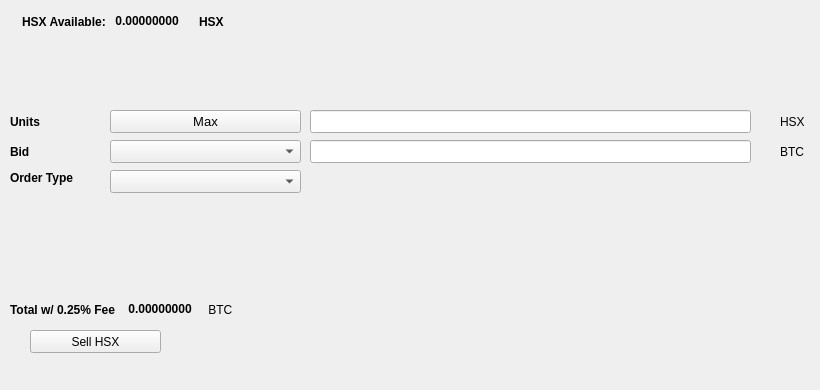
   <widget class="QWidget" name="SellTab">
    <attribute name="title">
     <string>Sell</string>
    </attribute>
    <widget class="QLabel" name="label_16">
     <property name="geometry">
      <rect>
       <x>780</x>
       <y>140</y>
       <width>31</width>
       <height>23</height>
      </rect>
     </property>
     <property name="text">
      <string>BTC</string>
     </property>
    </widget>
    <widget class="QComboBox" name="SellBidcomboBox">
     <property name="geometry">
      <rect>
       <x>110</x>
       <y>140</y>
       <width>191</width>
       <height>23</height>
      </rect>
     </property>
     <property name="font">
      <font>
       <pointsize>10</pointsize>
      </font>
     </property>
    </widget>
    <widget class="QLabel" name="label_18">
     <property name="geometry">
      <rect>
       <x>10</x>
       <y>110</y>
       <width>46</width>
       <height>23</height>
      </rect>
     </property>
     <property name="font">
      <font>
       <weight>75</weight>
       <bold>true</bold>
      </font>
     </property>
     <property name="text">
      <string>Units</string>
     </property>
    </widget>
    <widget class="QPushButton" name="Sell_Max_Amount">
     <property name="geometry">
      <rect>
       <x>110</x>
       <y>110</y>
       <width>191</width>
       <height>23</height>
      </rect>
     </property>
     <property name="font">
      <font>
       <pointsize>10</pointsize>
      </font>
     </property>
     <property name="text">
      <string>Max</string>
     </property>
    </widget>
    <widget class="QLabel" name="label_20">
     <property name="geometry">
      <rect>
       <x>10</x>
       <y>170</y>
       <width>91</width>
       <height>16</height>
      </rect>
     </property>
     <property name="font">
      <font>
       <weight>75</weight>
       <bold>true</bold>
      </font>
     </property>
     <property name="text">
      <string>Order Type</string>
     </property>
    </widget>
    <widget class="QComboBox" name="SellOrdertypeCombo">
     <property name="geometry">
      <rect>
       <x>110</x>
       <y>170</y>
       <width>191</width>
       <height>23</height>
      </rect>
     </property>
     <property name="font">
      <font>
       <pointsize>10</pointsize>
      </font>
     </property>
    </widget>
    <widget class="QLabel" name="label_21">
     <property name="geometry">
      <rect>
       <x>10</x>
       <y>140</y>
       <width>46</width>
       <height>23</height>
      </rect>
     </property>
     <property name="font">
      <font>
       <weight>75</weight>
       <bold>true</bold>
      </font>
     </property>
     <property name="text">
      <string>Bid</string>
     </property>
    </widget>
    <widget class="QLabel" name="label_22">
     <property name="geometry">
      <rect>
       <x>780</x>
       <y>110</y>
       <width>31</width>
       <height>23</height>
      </rect>
     </property>
     <property name="text">
      <string>HSX</string>
     </property>
    </widget>
    <widget class="QLineEdit" name="UnitsInputHSX">
     <property name="geometry">
      <rect>
       <x>310</x>
       <y>110</y>
       <width>441</width>
       <height>23</height>
      </rect>
     </property>
     <property name="font">
      <font>
       <pointsize>9</pointsize>
       <weight>75</weight>
       <bold>true</bold>
      </font>
     </property>
    </widget>
    <widget class="QLineEdit" name="SellBidPriceEdit">
     <property name="geometry">
      <rect>
       <x>310</x>
       <y>140</y>
       <width>441</width>
       <height>23</height>
      </rect>
     </property>
     <property name="font">
      <font>
       <pointsize>9</pointsize>
       <weight>75</weight>
       <bold>true</bold>
      </font>
     </property>
    </widget>
    <widget class="QPushButton" name="SellHSXBTN">
     <property name="geometry">
      <rect>
       <x>30</x>
       <y>330</y>
       <width>131</width>
       <height>23</height>
      </rect>
     </property>
     <property name="text">
      <string>Sell HSX</string>
     </property>
     <property name="icon">
      <iconset resource="../hostxcoin">
       <normaloff>:/icons/bitcoin</normaloff>:/icons/bitcoin</iconset>
     </property>
    </widget>
    <widget class="QWidget" name="layoutWidget3">
     <property name="geometry">
      <rect>
       <x>22</x>
       <y>12</y>
       <width>258</width>
       <height>19</height>
      </rect>
     </property>
     <layout class="QHBoxLayout" name="horizontalLayout">
      <item>
       <widget class="QLabel" name="label232_2">
        <property name="font">
         <font>
          <weight>75</weight>
          <bold>true</bold>
         </font>
        </property>
        <property name="text">
         <string>HSX Available:</string>
        </property>
       </widget>
      </item>
      <item>
       <widget class="QLabel" name="HSXAvailableLabel">
        <property name="palette">
         <palette>
          <active>
           <colorrole role="WindowText">
            <brush brushstyle="SolidPattern">
             <color alpha="255">
              <red>0</red>
              <green>0</green>
              <blue>0</blue>
             </color>
            </brush>
           </colorrole>
           <colorrole role="Button">
            <brush brushstyle="SolidPattern">
             <color alpha="255">
              <red>0</red>
              <green>170</green>
              <blue>0</blue>
             </color>
            </brush>
           </colorrole>
           <colorrole role="Light">
            <brush brushstyle="SolidPattern">
             <color alpha="255">
              <red>0</red>
              <green>255</green>
              <blue>0</blue>
             </color>
            </brush>
           </colorrole>
           <colorrole role="Midlight">
            <brush brushstyle="SolidPattern">
             <color alpha="255">
              <red>0</red>
              <green>212</green>
              <blue>0</blue>
             </color>
            </brush>
           </colorrole>
           <colorrole role="Dark">
            <brush brushstyle="SolidPattern">
             <color alpha="255">
              <red>0</red>
              <green>85</green>
              <blue>0</blue>
             </color>
            </brush>
           </colorrole>
           <colorrole role="Mid">
            <brush brushstyle="SolidPattern">
             <color alpha="255">
              <red>0</red>
              <green>113</green>
              <blue>0</blue>
             </color>
            </brush>
           </colorrole>
           <colorrole role="Text">
            <brush brushstyle="SolidPattern">
             <color alpha="255">
              <red>0</red>
              <green>170</green>
              <blue>0</blue>
             </color>
            </brush>
           </colorrole>
           <colorrole role="BrightText">
            <brush brushstyle="SolidPattern">
             <color alpha="255">
              <red>255</red>
              <green>255</green>
              <blue>255</blue>
             </color>
            </brush>
           </colorrole>
           <colorrole role="ButtonText">
            <brush brushstyle="SolidPattern">
             <color alpha="255">
              <red>0</red>
              <green>0</green>
              <blue>0</blue>
             </color>
            </brush>
           </colorrole>
           <colorrole role="Base">
            <brush brushstyle="SolidPattern">
             <color alpha="255">
              <red>255</red>
              <green>255</green>
              <blue>255</blue>
             </color>
            </brush>
           </colorrole>
           <colorrole role="Window">
            <brush brushstyle="SolidPattern">
             <color alpha="255">
              <red>0</red>
              <green>170</green>
              <blue>0</blue>
             </color>
            </brush>
           </colorrole>
           <colorrole role="Shadow">
            <brush brushstyle="SolidPattern">
             <color alpha="255">
              <red>0</red>
              <green>0</green>
              <blue>0</blue>
             </color>
            </brush>
           </colorrole>
           <colorrole role="AlternateBase">
            <brush brushstyle="SolidPattern">
             <color alpha="255">
              <red>127</red>
              <green>212</green>
              <blue>127</blue>
             </color>
            </brush>
           </colorrole>
           <colorrole role="ToolTipBase">
            <brush brushstyle="SolidPattern">
             <color alpha="255">
              <red>255</red>
              <green>255</green>
              <blue>220</blue>
             </color>
            </brush>
           </colorrole>
           <colorrole role="ToolTipText">
            <brush brushstyle="SolidPattern">
             <color alpha="255">
              <red>0</red>
              <green>0</green>
              <blue>0</blue>
             </color>
            </brush>
           </colorrole>
          </active>
          <inactive>
           <colorrole role="WindowText">
            <brush brushstyle="SolidPattern">
             <color alpha="255">
              <red>0</red>
              <green>0</green>
              <blue>0</blue>
             </color>
            </brush>
           </colorrole>
           <colorrole role="Button">
            <brush brushstyle="SolidPattern">
             <color alpha="255">
              <red>0</red>
              <green>170</green>
              <blue>0</blue>
             </color>
            </brush>
           </colorrole>
           <colorrole role="Light">
            <brush brushstyle="SolidPattern">
             <color alpha="255">
              <red>0</red>
              <green>255</green>
              <blue>0</blue>
             </color>
            </brush>
           </colorrole>
           <colorrole role="Midlight">
            <brush brushstyle="SolidPattern">
             <color alpha="255">
              <red>0</red>
              <green>212</green>
              <blue>0</blue>
             </color>
            </brush>
           </colorrole>
           <colorrole role="Dark">
            <brush brushstyle="SolidPattern">
             <color alpha="255">
              <red>0</red>
              <green>85</green>
              <blue>0</blue>
             </color>
            </brush>
           </colorrole>
           <colorrole role="Mid">
            <brush brushstyle="SolidPattern">
             <color alpha="255">
              <red>0</red>
              <green>113</green>
              <blue>0</blue>
             </color>
            </brush>
           </colorrole>
           <colorrole role="Text">
            <brush brushstyle="SolidPattern">
             <color alpha="255">
              <red>0</red>
              <green>170</green>
              <blue>0</blue>
             </color>
            </brush>
           </colorrole>
           <colorrole role="BrightText">
            <brush brushstyle="SolidPattern">
             <color alpha="255">
              <red>255</red>
              <green>255</green>
              <blue>255</blue>
             </color>
            </brush>
           </colorrole>
           <colorrole role="ButtonText">
            <brush brushstyle="SolidPattern">
             <color alpha="255">
              <red>0</red>
              <green>0</green>
              <blue>0</blue>
             </color>
            </brush>
           </colorrole>
           <colorrole role="Base">
            <brush brushstyle="SolidPattern">
             <color alpha="255">
              <red>255</red>
              <green>255</green>
              <blue>255</blue>
             </color>
            </brush>
           </colorrole>
           <colorrole role="Window">
            <brush brushstyle="SolidPattern">
             <color alpha="255">
              <red>0</red>
              <green>170</green>
              <blue>0</blue>
             </color>
            </brush>
           </colorrole>
           <colorrole role="Shadow">
            <brush brushstyle="SolidPattern">
             <color alpha="255">
              <red>0</red>
              <green>0</green>
              <blue>0</blue>
             </color>
            </brush>
           </colorrole>
           <colorrole role="AlternateBase">
            <brush brushstyle="SolidPattern">
             <color alpha="255">
              <red>127</red>
              <green>212</green>
              <blue>127</blue>
             </color>
            </brush>
           </colorrole>
           <colorrole role="ToolTipBase">
            <brush brushstyle="SolidPattern">
             <color alpha="255">
              <red>255</red>
              <green>255</green>
              <blue>220</blue>
             </color>
            </brush>
           </colorrole>
           <colorrole role="ToolTipText">
            <brush brushstyle="SolidPattern">
             <color alpha="255">
              <red>0</red>
              <green>0</green>
              <blue>0</blue>
             </color>
            </brush>
           </colorrole>
          </inactive>
          <disabled>
           <colorrole role="WindowText">
            <brush brushstyle="SolidPattern">
             <color alpha="255">
              <red>0</red>
              <green>85</green>
              <blue>0</blue>
             </color>
            </brush>
           </colorrole>
           <colorrole role="Button">
            <brush brushstyle="SolidPattern">
             <color alpha="255">
              <red>0</red>
              <green>170</green>
              <blue>0</blue>
             </color>
            </brush>
           </colorrole>
           <colorrole role="Light">
            <brush brushstyle="SolidPattern">
             <color alpha="255">
              <red>0</red>
              <green>255</green>
              <blue>0</blue>
             </color>
            </brush>
           </colorrole>
           <colorrole role="Midlight">
            <brush brushstyle="SolidPattern">
             <color alpha="255">
              <red>0</red>
              <green>212</green>
              <blue>0</blue>
             </color>
            </brush>
           </colorrole>
           <colorrole role="Dark">
            <brush brushstyle="SolidPattern">
             <color alpha="255">
              <red>0</red>
              <green>85</green>
              <blue>0</blue>
             </color>
            </brush>
           </colorrole>
           <colorrole role="Mid">
            <brush brushstyle="SolidPattern">
             <color alpha="255">
              <red>0</red>
              <green>113</green>
              <blue>0</blue>
             </color>
            </brush>
           </colorrole>
           <colorrole role="Text">
            <brush brushstyle="SolidPattern">
             <color alpha="255">
              <red>0</red>
              <green>85</green>
              <blue>0</blue>
             </color>
            </brush>
           </colorrole>
           <colorrole role="BrightText">
            <brush brushstyle="SolidPattern">
             <color alpha="255">
              <red>255</red>
              <green>255</green>
              <blue>255</blue>
             </color>
            </brush>
           </colorrole>
           <colorrole role="ButtonText">
            <brush brushstyle="SolidPattern">
             <color alpha="255">
              <red>0</red>
              <green>85</green>
              <blue>0</blue>
             </color>
            </brush>
           </colorrole>
           <colorrole role="Base">
            <brush brushstyle="SolidPattern">
             <color alpha="255">
              <red>0</red>
              <green>170</green>
              <blue>0</blue>
             </color>
            </brush>
           </colorrole>
           <colorrole role="Window">
            <brush brushstyle="SolidPattern">
             <color alpha="255">
              <red>0</red>
              <green>170</green>
              <blue>0</blue>
             </color>
            </brush>
           </colorrole>
           <colorrole role="Shadow">
            <brush brushstyle="SolidPattern">
             <color alpha="255">
              <red>0</red>
              <green>0</green>
              <blue>0</blue>
             </color>
            </brush>
           </colorrole>
           <colorrole role="AlternateBase">
            <brush brushstyle="SolidPattern">
             <color alpha="255">
              <red>0</red>
              <green>170</green>
              <blue>0</blue>
             </color>
            </brush>
           </colorrole>
           <colorrole role="ToolTipBase">
            <brush brushstyle="SolidPattern">
             <color alpha="255">
              <red>255</red>
              <green>255</green>
              <blue>220</blue>
             </color>
            </brush>
           </colorrole>
           <colorrole role="ToolTipText">
            <brush brushstyle="SolidPattern">
             <color alpha="255">
              <red>0</red>
              <green>0</green>
              <blue>0</blue>
             </color>
            </brush>
           </colorrole>
          </disabled>
         </palette>
        </property>
        <property name="font">
         <font>
          <weight>75</weight>
          <bold>true</bold>
         </font>
        </property>
        <property name="text">
         <string> 0.00000000 </string>
        </property>
        <property name="textInteractionFlags">
         <set>Qt::LinksAccessibleByMouse|Qt::TextSelectableByKeyboard|Qt::TextSelectableByMouse</set>
        </property>
       </widget>
      </item>
      <item>
       <widget class="QLabel" name="labelHSX">
        <property name="font">
         <font>
          <weight>75</weight>
          <bold>true</bold>
         </font>
        </property>
        <property name="text">
         <string>HSX</string>
        </property>
       </widget>
      </item>
     </layout>
    </widget>
    <widget class="QWidget" name="layoutWidget">
     <property name="geometry">
      <rect>
       <x>10</x>
       <y>300</y>
       <width>268</width>
       <height>19</height>
      </rect>
     </property>
     <layout class="QHBoxLayout" name="horizontalLayout_2">
      <item>
       <widget class="QLabel" name="label_19">
        <property name="font">
         <font>
          <weight>75</weight>
          <bold>true</bold>
         </font>
        </property>
        <property name="text">
         <string>Total w/ 0.25% Fee </string>
        </property>
       </widget>
      </item>
      <item>
       <widget class="QLabel" name="SellCostLabel">
        <property name="palette">
         <palette>
          <active>
           <colorrole role="WindowText">
            <brush brushstyle="SolidPattern">
             <color alpha="255">
              <red>0</red>
              <green>0</green>
              <blue>0</blue>
             </color>
            </brush>
           </colorrole>
           <colorrole role="Button">
            <brush brushstyle="SolidPattern">
             <color alpha="255">
              <red>0</red>
              <green>170</green>
              <blue>0</blue>
             </color>
            </brush>
           </colorrole>
           <colorrole role="Light">
            <brush brushstyle="SolidPattern">
             <color alpha="255">
              <red>0</red>
              <green>255</green>
              <blue>0</blue>
             </color>
            </brush>
           </colorrole>
           <colorrole role="Midlight">
            <brush brushstyle="SolidPattern">
             <color alpha="255">
              <red>0</red>
              <green>212</green>
              <blue>0</blue>
             </color>
            </brush>
           </colorrole>
           <colorrole role="Dark">
            <brush brushstyle="SolidPattern">
             <color alpha="255">
              <red>0</red>
              <green>85</green>
              <blue>0</blue>
             </color>
            </brush>
           </colorrole>
           <colorrole role="Mid">
            <brush brushstyle="SolidPattern">
             <color alpha="255">
              <red>0</red>
              <green>113</green>
              <blue>0</blue>
             </color>
            </brush>
           </colorrole>
           <colorrole role="Text">
            <brush brushstyle="SolidPattern">
             <color alpha="255">
              <red>0</red>
              <green>170</green>
              <blue>0</blue>
             </color>
            </brush>
           </colorrole>
           <colorrole role="BrightText">
            <brush brushstyle="SolidPattern">
             <color alpha="255">
              <red>255</red>
              <green>255</green>
              <blue>255</blue>
             </color>
            </brush>
           </colorrole>
           <colorrole role="ButtonText">
            <brush brushstyle="SolidPattern">
             <color alpha="255">
              <red>0</red>
              <green>0</green>
              <blue>0</blue>
             </color>
            </brush>
           </colorrole>
           <colorrole role="Base">
            <brush brushstyle="SolidPattern">
             <color alpha="255">
              <red>255</red>
              <green>255</green>
              <blue>255</blue>
             </color>
            </brush>
           </colorrole>
           <colorrole role="Window">
            <brush brushstyle="SolidPattern">
             <color alpha="255">
              <red>0</red>
              <green>170</green>
              <blue>0</blue>
             </color>
            </brush>
           </colorrole>
           <colorrole role="Shadow">
            <brush brushstyle="SolidPattern">
             <color alpha="255">
              <red>0</red>
              <green>0</green>
              <blue>0</blue>
             </color>
            </brush>
           </colorrole>
           <colorrole role="AlternateBase">
            <brush brushstyle="SolidPattern">
             <color alpha="255">
              <red>127</red>
              <green>212</green>
              <blue>127</blue>
             </color>
            </brush>
           </colorrole>
           <colorrole role="ToolTipBase">
            <brush brushstyle="SolidPattern">
             <color alpha="255">
              <red>255</red>
              <green>255</green>
              <blue>220</blue>
             </color>
            </brush>
           </colorrole>
           <colorrole role="ToolTipText">
            <brush brushstyle="SolidPattern">
             <color alpha="255">
              <red>0</red>
              <green>0</green>
              <blue>0</blue>
             </color>
            </brush>
           </colorrole>
          </active>
          <inactive>
           <colorrole role="WindowText">
            <brush brushstyle="SolidPattern">
             <color alpha="255">
              <red>0</red>
              <green>0</green>
              <blue>0</blue>
             </color>
            </brush>
           </colorrole>
           <colorrole role="Button">
            <brush brushstyle="SolidPattern">
             <color alpha="255">
              <red>0</red>
              <green>170</green>
              <blue>0</blue>
             </color>
            </brush>
           </colorrole>
           <colorrole role="Light">
            <brush brushstyle="SolidPattern">
             <color alpha="255">
              <red>0</red>
              <green>255</green>
              <blue>0</blue>
             </color>
            </brush>
           </colorrole>
           <colorrole role="Midlight">
            <brush brushstyle="SolidPattern">
             <color alpha="255">
              <red>0</red>
              <green>212</green>
              <blue>0</blue>
             </color>
            </brush>
           </colorrole>
           <colorrole role="Dark">
            <brush brushstyle="SolidPattern">
             <color alpha="255">
              <red>0</red>
              <green>85</green>
              <blue>0</blue>
             </color>
            </brush>
           </colorrole>
           <colorrole role="Mid">
            <brush brushstyle="SolidPattern">
             <color alpha="255">
              <red>0</red>
              <green>113</green>
              <blue>0</blue>
             </color>
            </brush>
           </colorrole>
           <colorrole role="Text">
            <brush brushstyle="SolidPattern">
             <color alpha="255">
              <red>0</red>
              <green>170</green>
              <blue>0</blue>
             </color>
            </brush>
           </colorrole>
           <colorrole role="BrightText">
            <brush brushstyle="SolidPattern">
             <color alpha="255">
              <red>255</red>
              <green>255</green>
              <blue>255</blue>
             </color>
            </brush>
           </colorrole>
           <colorrole role="ButtonText">
            <brush brushstyle="SolidPattern">
             <color alpha="255">
              <red>0</red>
              <green>0</green>
              <blue>0</blue>
             </color>
            </brush>
           </colorrole>
           <colorrole role="Base">
            <brush brushstyle="SolidPattern">
             <color alpha="255">
              <red>255</red>
              <green>255</green>
              <blue>255</blue>
             </color>
            </brush>
           </colorrole>
           <colorrole role="Window">
            <brush brushstyle="SolidPattern">
             <color alpha="255">
              <red>0</red>
              <green>170</green>
              <blue>0</blue>
             </color>
            </brush>
           </colorrole>
           <colorrole role="Shadow">
            <brush brushstyle="SolidPattern">
             <color alpha="255">
              <red>0</red>
              <green>0</green>
              <blue>0</blue>
             </color>
            </brush>
           </colorrole>
           <colorrole role="AlternateBase">
            <brush brushstyle="SolidPattern">
             <color alpha="255">
              <red>127</red>
              <green>212</green>
              <blue>127</blue>
             </color>
            </brush>
           </colorrole>
           <colorrole role="ToolTipBase">
            <brush brushstyle="SolidPattern">
             <color alpha="255">
              <red>255</red>
              <green>255</green>
              <blue>220</blue>
             </color>
            </brush>
           </colorrole>
           <colorrole role="ToolTipText">
            <brush brushstyle="SolidPattern">
             <color alpha="255">
              <red>0</red>
              <green>0</green>
              <blue>0</blue>
             </color>
            </brush>
           </colorrole>
          </inactive>
          <disabled>
           <colorrole role="WindowText">
            <brush brushstyle="SolidPattern">
             <color alpha="255">
              <red>0</red>
              <green>85</green>
              <blue>0</blue>
             </color>
            </brush>
           </colorrole>
           <colorrole role="Button">
            <brush brushstyle="SolidPattern">
             <color alpha="255">
              <red>0</red>
              <green>170</green>
              <blue>0</blue>
             </color>
            </brush>
           </colorrole>
           <colorrole role="Light">
            <brush brushstyle="SolidPattern">
             <color alpha="255">
              <red>0</red>
              <green>255</green>
              <blue>0</blue>
             </color>
            </brush>
           </colorrole>
           <colorrole role="Midlight">
            <brush brushstyle="SolidPattern">
             <color alpha="255">
              <red>0</red>
              <green>212</green>
              <blue>0</blue>
             </color>
            </brush>
           </colorrole>
           <colorrole role="Dark">
            <brush brushstyle="SolidPattern">
             <color alpha="255">
              <red>0</red>
              <green>85</green>
              <blue>0</blue>
             </color>
            </brush>
           </colorrole>
           <colorrole role="Mid">
            <brush brushstyle="SolidPattern">
             <color alpha="255">
              <red>0</red>
              <green>113</green>
              <blue>0</blue>
             </color>
            </brush>
           </colorrole>
           <colorrole role="Text">
            <brush brushstyle="SolidPattern">
             <color alpha="255">
              <red>0</red>
              <green>85</green>
              <blue>0</blue>
             </color>
            </brush>
           </colorrole>
           <colorrole role="BrightText">
            <brush brushstyle="SolidPattern">
             <color alpha="255">
              <red>255</red>
              <green>255</green>
              <blue>255</blue>
             </color>
            </brush>
           </colorrole>
           <colorrole role="ButtonText">
            <brush brushstyle="SolidPattern">
             <color alpha="255">
              <red>0</red>
              <green>85</green>
              <blue>0</blue>
             </color>
            </brush>
           </colorrole>
           <colorrole role="Base">
            <brush brushstyle="SolidPattern">
             <color alpha="255">
              <red>0</red>
              <green>170</green>
              <blue>0</blue>
             </color>
            </brush>
           </colorrole>
           <colorrole role="Window">
            <brush brushstyle="SolidPattern">
             <color alpha="255">
              <red>0</red>
              <green>170</green>
              <blue>0</blue>
             </color>
            </brush>
           </colorrole>
           <colorrole role="Shadow">
            <brush brushstyle="SolidPattern">
             <color alpha="255">
              <red>0</red>
              <green>0</green>
              <blue>0</blue>
             </color>
            </brush>
           </colorrole>
           <colorrole role="AlternateBase">
            <brush brushstyle="SolidPattern">
             <color alpha="255">
              <red>0</red>
              <green>170</green>
              <blue>0</blue>
             </color>
            </brush>
           </colorrole>
           <colorrole role="ToolTipBase">
            <brush brushstyle="SolidPattern">
             <color alpha="255">
              <red>255</red>
              <green>255</green>
              <blue>220</blue>
             </color>
            </brush>
           </colorrole>
           <colorrole role="ToolTipText">
            <brush brushstyle="SolidPattern">
             <color alpha="255">
              <red>0</red>
              <green>0</green>
              <blue>0</blue>
             </color>
            </brush>
           </colorrole>
          </disabled>
         </palette>
        </property>
        <property name="font">
         <font>
          <weight>75</weight>
          <bold>true</bold>
         </font>
        </property>
        <property name="autoFillBackground">
         <bool>false</bool>
        </property>
        <property name="text">
         <string> 0.00000000</string>
        </property>
        <property name="textInteractionFlags">
         <set>Qt::LinksAccessibleByMouse|Qt::TextSelectableByMouse</set>
        </property>
       </widget>
      </item>
      <item>
       <widget class="QLabel" name="label_17">
        <property name="font">
         <font>
          <weight>50</weight>
          <bold>false</bold>
         </font>
        </property>
        <property name="text">
         <string> BTC</string>
        </property>
       </widget>
      </item>
     </layout>
    </widget>
    <widget class="QLabel" name="label_23">
     <property name="geometry">
      <rect>
       <x>460</x>
       <y>300</y>
       <width>281</width>
       <height>81</height>
      </rect>
     </property>
     <property name="text">
      <string/>
     </property>
     <property name="pixmap">
      <pixmap>:/images/bittrex</pixmap>
     </property>
    </widget>
   </widget>
